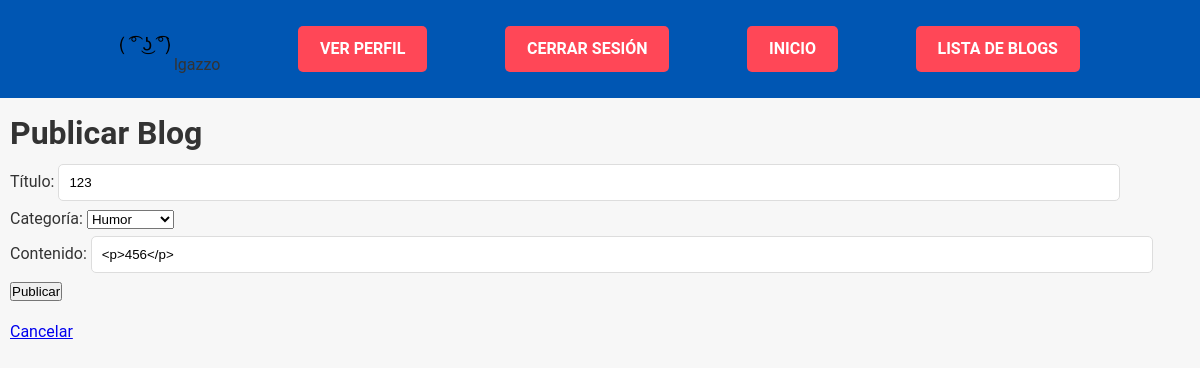
/pages/17/edit/ (signed in), run on the app's committed database.
### accounts/models.py (models this page shows)
class CustomUser(AbstractUser):
    profile_image = models.ImageField(upload_to='profile_images/', blank=True, null=True)
    description = models.TextField(blank=True, null=True)
    website = models.URLField(blank=True, null=True)

### blog/models.py (models this page shows)
class Blog(models.Model):
    CATEGORY_CHOICES = [
        ('Política', 'Política'),
        ('Tecnología', 'Tecnología'),
        ('Ciencia', 'Ciencia'),
        ('Humor', 'Humor'),
    ]
    title = models.CharField(max_length=200)
    subtitle = models.CharField(max_length=200)
    body = RichTextField()
    author = models.ForeignKey(
        settings.AUTH_USER_MODEL,
        on_delete=models.CASCADE
    )
    date = models.DateTimeField(auto_now_add=True)
    image = models.ImageField(upload_to='blog_images/')
    category = models.CharField(max_length=100, choices=CATEGORY_CHOICES, default='Humor')

### blog/views.py (the view)
# urls.py: path('<int:pk>/edit/', views.blog_update, name='blog_edit'),
@login_required
def blog_update(request, pk):
    blog = get_object_or_404(Blog, pk=pk)
    if request.method == "POST":
        form = BlogForm(request.POST, request.FILES, instance=blog)
        if form.is_valid():
            blog = form.save(commit=False)
            blog.author = request.user
            blog.save()
            return redirect('blog_detail', pk=blog.pk)
    else:
        form = BlogForm(instance=blog)
    return render(request, 'blog/blog_edit.html', {'form': form})

### blog/forms.py
class BlogForm(forms.ModelForm):
    body = forms.CharField(widget=CKEditorWidget(), label='Contenido')
    class Meta:
        model = Blog
        fields = ['title', 'category', 'body']
        widgets = {
            'title': forms.TextInput(attrs={'class': 'form-control'}),
            'category': forms.Select(attrs={'class': 'form-control'}),
        }
        labels = {
            'title': 'Título',
            'category': 'Categoría',
        }

### blog/templates/blog/blog_edit.html (shortened to what this page needs)
{% load static %}
<!DOCTYPE html>
<html>
    <head>
        <link rel="stylesheet" href="{% static 'css/style.css' %}">
    </head>
    <body>
        <header>
            <div class="container">
                {% if user.is_authenticated %}
                    <span class="user-info">
                    {% if user.profile_image %}
                        <img src="{{ user.profile_image.url }}" alt="Avatar" class="user-avatar">
                    {% else %}
                        <img src="{% static '/avatars/default-avatar.png' %}" alt="Avatar" class="user-avatar">
                    {% endif %}
                    {{ user.username }}
                    </span>
                    <a href="{% url 'profile' %}" class="header-button">Ver Perfil</a>
                    <a href="{% url 'logout' %}" class="header-button">Cerrar Sesión</a>
                    <a href="{% url 'landing' %}" class="header-button">Inicio</a>
                    <a href="{% url 'blog_list' %}" class="header-button">Lista de Blogs</a>
                {% else %}
                    <a href="{% url 'login' %}" class="header-button">Iniciar Sesión</a>
                    <a href="{% url 'signup' %}" class="header-button">Registrarse</a>
                {% endif %}
            </div>
        </header>
        <div class="container mt-5 content">
            <h1>Publicar Blog</h1>
            <form method="post" enctype="multipart/form-data" class="form-group">
                {{ form.as_p }}
                <button type="submit" class="btn btn-primary">Publicar</button>
            </form>
            <a href="{% url 'blog_list' %}" class="btn btn-secondary">Cancelar</a>
        </div>
    </body>
</html>

### static/css/style.css (style rules this page uses)
* { margin: 0; padding: 0; box-sizing: border-box; }
body { font-family: 'Roboto', sans-serif; background-color: #f7f7f7; color: #333; line-height: 1.6; }
header { position: static; background: #0056b3; padding: 20px 0; width: 100%; top: 0; z-index: 1000; }
header .container { display: flex; justify-content: space-between; align-items: center; padding: 0 10%; }
header a { color: #fff; text-decoration: none; padding: 8px 20px; border: 2px solid transparent; transition: all 0.3s ease; }
.header-button { background-color: #ff4757; color: #fff; border-radius: 5px; font-weight: 700; text-transform: uppercase; }
.form-group { margin-bottom: 15px; }
.form-group input { width: 90%; padding: 10px; margin: 5px 0; border: 1px solid #ddd; border-radius: 5px; }

### blog/templates/blog/blog_edit.html (style rules this page uses)
.user-avatar { width: 50px; height: 50px; border-radius: 50%; }
.content { padding: 10px }

### data on the page
CustomUser: username "lgazzo"
Blog: title "123", category "Humor", body "<p>456</p>"
